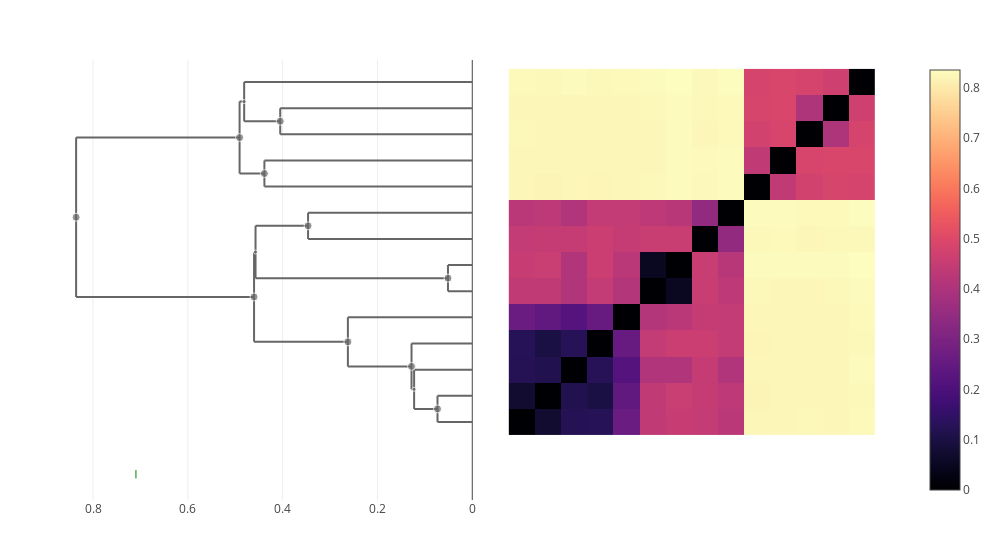

The code cell stored with this chart in its notebook:
### Markdown cell above
### crassostreae

### Code cell
let taxon = "crassostreae"
    trees[taxon] = cluster_annotate(cdata, taxon)
    plot(clustermap(cdata, taxon))
end

### Figure 1 — Plotly figure (JSON) as saved in the notebook; plotly's stock layout.template omitted (floating-point values rounded to 4 significant figures; data arrays with more than 128 entries replaced by an {"elided": "..."} marker saying what was removed)
{"data": [{"colorscale": {"elided": "256x2 mixed values"}, "type": "heatmap", "x": [0.5, 1.5, 2.5, 3.5, 4.5, 5.5, 6.5, 7.5, 8.5, 9.5, 10.5, 11.5, 12.5, 13.5, 14.5], "y": [0.5, 1.5, 2.5, 3.5, 4.5, 5.5, 6.5, 7.5, 8.5, 9.5, 10.5, 11.5, 12.5, 13.5, 14.5], "z": {"elided": "14x14 float values"}}, {"hoverinfo": "skip", "line": {"color": "#666666"}, "mode": "lines", "showlegend": false, "type": "scatter", "x": [0.07335, 0.07335, null, 0.07335, 0, null, 0.07335, 0, null], "xaxis": "x2", "y": [1, 2, null, 1, 1, null, 2, 2, null], "yaxis": "y"}, {"hoverinfo": "skip", "line": {"color": "#666666"}, "mode": "lines", "showlegend": false, "type": "scatter", "x": [0.4052, 0.4052, null, 0.4052, 0, null, 0.4052, 0, null], "xaxis": "x2", "y": [12, 13, null, 12, 12, null, 13, 13, null], "yaxis": "y"}, {"hoverinfo": "skip", "line": {"color": "#666666"}, "mode": "lines", "showlegend": false, "type": "scatter", "x": [0.4909, 0.4909, null, 0.4909, 0.4385, null, 0.4909, 0.4812, null], "xaxis": "x2", "y": [10.5, 13.25, null, 10.5, 10.5, null, 13.25, 13.25, null], "yaxis": "y"}, {"hoverinfo": "skip", "line": {"color": "#666666"}, "mode": "lines", "showlegend": false, "type": "scatter", "x": [0.4812, 0.4812, null, 0.4812, 0.4052, null, 0.4812, 0, null], "xaxis": "x2", "y": [12.5, 14, null, 12.5, 12.5, null, 14, 14, null], "yaxis": "y"}, {"hoverinfo": "skip", "line": {"color": "#666666"}, "mode": "lines", "showlegend": false, "type": "scatter", "x": [0.2624, 0.2624, null, 0.2624, 0.1282, null, 0.2624, 0, null], "xaxis": "x2", "y": [3.125, 5, null, 3.125, 3.125, null, 5, 5, null], "yaxis": "y"}, {"hoverinfo": "skip", "line": {"color": "#666666"}, "mode": "lines", "showlegend": false, "type": "scatter", "x": [0.1227, 0.1227, null, 0.1227, 0.07335, null, 0.1227, 0, null], "xaxis": "x2", "y": [1.5, 3, null, 1.5, 1.5, null, 3, 3, null], "yaxis": "y"}, {"hoverinfo": "skip", "line": {"color": "#666666"}, "mode": "lines", "showlegend": false, "type": "scatter", "x": [0.4385, 0.4385, null, 0.4385, 0, null, 0.4385, 0, null], "xaxis": "x2", "y": [10, 11, null, 10, 10, null, 11, 11, null], "yaxis": "y"}, {"hoverinfo": "skip", "line": {"color": "#666666"}, "mode": "lines", "showlegend": false, "type": "scatter", "x": [0.4603, 0.4603, null, 0.4603, 0.2624, null, 0.4603, 0.4572, null], "xaxis": "x2", "y": [4.062, 7.5, null, 4.062, 4.062, null, 7.5, 7.5, null], "yaxis": "y"}, {"hoverinfo": "skip", "line": {"color": "#666666"}, "mode": "lines", "showlegend": false, "type": "scatter", "x": [0.3464, 0.3464, null, 0.3464, 0, null, 0.3464, 0, null], "xaxis": "x2", "y": [8, 9, null, 8, 8, null, 9, 9, null], "yaxis": "y"}, {"hoverinfo": "skip", "line": {"color": "#666666"}, "mode": "lines", "showlegend": false, "type": "scatter", "x": [0.4572, 0.4572, null, 0.4572, 0.05126, null, 0.4572, 0.3464, null], "xaxis": "x2", "y": [6.5, 8.5, null, 6.5, 6.5, null, 8.5, 8.5, null], "yaxis": "y"}, {"hoverinfo": "skip", "line": {"color": "#666666"}, "mode": "lines", "showlegend": false, "type": "scatter", "x": [0.8357, 0.8357, null, 0.8357, 0.4603, null, 0.8357, 0.4909, null], "xaxis": "x2", "y": [5.781, 11.88, null, 5.781, 5.781, null, 11.88, 11.88, null], "yaxis": "y"}, {"hoverinfo": "skip", "line": {"color": "#666666"}, "mode": "lines", "showlegend": false, "type": "scatter", "x": [0.05126, 0.05126, null, 0.05126, 0, null, 0.05126, 0, null], "xaxis": "x2", "y": [6, 7, null, 6, 6, null, 7, 7, null], "yaxis": "y"}, {"hoverinfo": "skip", "line": {"color": "#666666"}, "mode": "lines", "showlegend": false, "type": "scatter", "x": [0.1282, 0.1282, null, 0.1282, 0.1227, null, 0.1282, 0, null], "xaxis": "x2", "y": [2.25, 4, null, 2.25, 2.25, null, 4, 4, null], "yaxis": "y"}, {"customdata": [[16, 2], [21, 2], [26, 5], [25, 3], [19, 5], [17, 3], [22, 2], [24, 9], [20, 2], [23, 4], [27, 14], [15, 2], [18, 4]], "hovertemplate": "ID: %{customdata[0]}<br>\nHeight: %{x:.3f}<br>\nGenome count: %{customdata[1]}\n\n<extra></extra>", "marker": {"color": "#666666", "size": [8, 8, 8, 4, 8, 4, 8, 8, 8, 4, 8, 8, 8]}, "mode": "markers", "showlegend": false, "type": "scatter", "x": [0.07335, 0.4052, 0.4909, 0.4812, 0.2624, 0.1227, 0.4385, 0.4603, 0.3464, 0.4572, 0.8357, 0.05126, 0.1282], "xaxis": "x2", "y": [1.5, 12.5, 11.88, 13.25, 4.062, 2.25, 10.5, 5.781, 8.5, 7.5, 8.828, 6.5, 3.125], "yaxis": "y"}, {"hovertemplate": "%{text} <br>\n%{x}\n<extra></extra>\n", "marker": {"color": "green", "line": {"color": "green", "width": 1}, "symbol": "line-ns"}, "mode": "markers", "text": ["splendidus"], "type": "scatter", "x": [0.7095], "xaxis": "x2", "y": [-1, -1, -1, -1]}], "layout": {"height": 550, "hovermode": "closest", "margin": {"b": 50, "l": 50, "r": 50, "t": 60}, "showlegend": false, "width": 1000, "xaxis": {"domain": [0.505, 1], "scaleanchor": "y", "visible": false}, "xaxis2": {"autorange": "reversed", "domain": [0, 0.495], "rangemode": "nonnegative", "showspikes": true, "spikedash": "solid", "spikemode": "across", "spikethickness": 1}, "yaxis": {"scaleanchor": "x", "visible": false}}}
